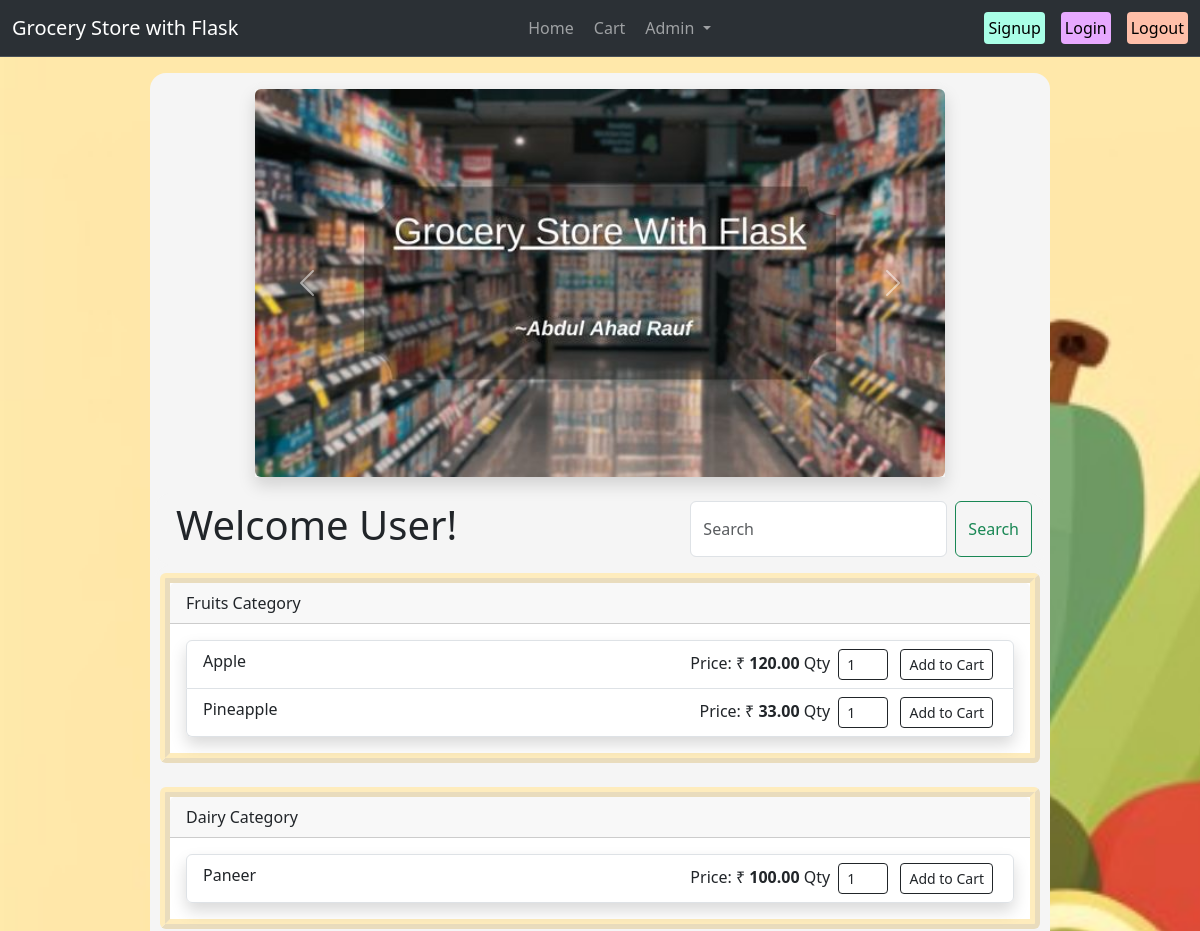
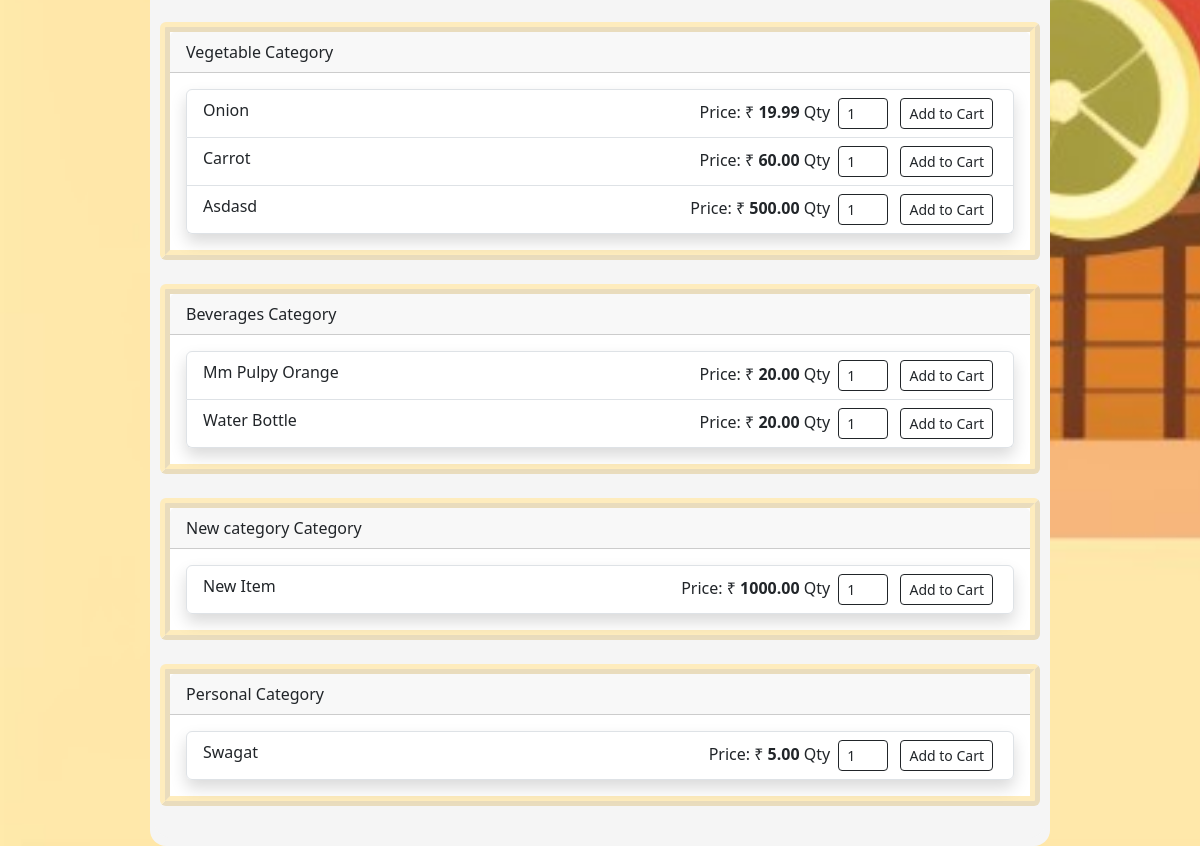
The page / on the database its author committed (2 pictures, top to bottom).
### models.py (models this page shows)
class GroceryItem(db.Model):
    id= db.Column(db.Integer, primary_key=True)
    name= db.Column(db.String, nullable=False)
    price= db.Column(db.Float, nullable=False)
    category= db.Column(db.String, nullable=False)
    quantity = db.Column(db.Integer, nullable=False, default=0)

### app.py (the view, shortened to what this page needs)
@app.route("/", methods=["GET", "POST"])
def home():
    all_items = GroceryItem.query.all()
    grouped_items = {}
    for item in all_items:
        if item.category not in grouped_items:
            grouped_items[item.category] = []
        grouped_items[item.category].append(item)
    return render_template("product_page.html", items= grouped_items, user = current_user)

### templates/product_page.html (shortened to what this page needs)
{% extends 'base.html' %} {% block title %} Home Page{% endblock title %}
{%block body %}
<div class="container mb-2" style="max-height: 440px; max-width: 700px">
  <div
    id="carouselExampleAutoplaying"
    class="carousel slide shadow"
    data-bs-ride="carousel"
  >
    <div class="carousel-inner">
      <div class="carousel-item active" data-bs-interval="3000">
        <img
          src="static\Grocery1.jpg"
          class="d-block w-100 rounded"
          alt="grocery store image 1"
        />
      </div>
    </div>
    <button
      class="carousel-control-prev"
      type="button"
      data-bs-target="#carouselExampleAutoplaying"
      data-bs-slide="prev"
    >
      <span class="carousel-control-prev-icon" aria-hidden="true"></span>
    </button>
    <button
      class="carousel-control-next"
      type="button"
      data-bs-target="#carouselExampleAutoplaying"
      data-bs-slide="next"
    >
      <span class="carousel-control-next-icon" aria-hidden="true"></span>
    </button>
  </div>
</div>
<div class="container d-flex justify-content-between">
  <h5
    class="card-title text-center mb-2 ms-3 display-6 fw-medium text-capitalize"
  >
    Welcome{% if user.name|length!=0 %} {{user.name}} {% else %} User! {%
    endif%}
  </h5>
  <form class="d-flex me-2" action="/" method="POST">
    <input
      class="form-control me-2"
      type="search"
      placeholder="Search"
      aria-label="Search"
      name="Searchkeyword"
      id="Searchkeyword"
    />
    <button class="btn btn-outline-success" type="submit">Search</button>
  </form>
</div>
{% if items|length==0 %}
<div class="mb-3">
  <div class="warn_message my-3">
    <div class="alert alert-secondary" role="alert">
      Oops! No items in store currently. Come back Later!
    </div>
  </div>
</div>
{% else %}
<div class="container">
  {% for category, products_list in items.items() %}
  <div class="card" style="border: 10px rgba(254, 182, 0, 0.254) ridge">
    <div class="card-header">{{ category|capitalize }} Category</div>
    <div class="card-body">
      <ul class="list-group shadow">
        {% for product in products_list %}
        <li class="list-group-item">
          {{ product.name }}
          <span class="float-end">
            <form action="/add_to_cart/{{product.id}}" method="POST">
              Price: ₹ <strong>{{ '%.2f'|format(product.price) }} </strong>Qty
              <input
                type="number"
                value="1"
                name="prodpageqty"
                id="prodpageqty"
                style="width: 50px; border-radius: 4px"
                class="btn btn-outline-dark btn-sm mx-1 text-start"
              />
              <input
                type="submit"
                class="btn btn-outline-dark btn-sm mx-1"
                value="Add to Cart"
              />
            </form>
          </span>
        </li>
        {% endfor %}
      </ul>
    </div>
  </div>
  <br />
  {% endfor %}
</div>
{% endif %} {% endblock body %}

### static/style.css (style rules this page uses)
.bg-cover { background-image: url("/static/artbreeder-image.png"); background-repeat: no-repeat; background-attachment: fixed; background-size: cover; }
.container { padding: 8px 5px; background-color: whitesmoke; border-radius: 16px; }

### rows shown on the page
GroceryItem: category "Fruits", name "Apple", price "120.00"
GroceryItem: name "Pineapple", price "33.00"
GroceryItem: category "Dairy", name "Paneer", price "100.00"
GroceryItem: category "Vegetable", name "Onion", price "19.99"
GroceryItem: name "Carrot", price "60.00"
GroceryItem: name "Asdasd", price "500.00"
GroceryItem: category "Beverages", name "Mm Pulpy Orange", price "20.00"
GroceryItem: name "Water Bottle", price "20.00"
GroceryItem: category "New category", name "New Item", price "1000.00"
GroceryItem: category "Personal", name "Swagat", price "5.00"
